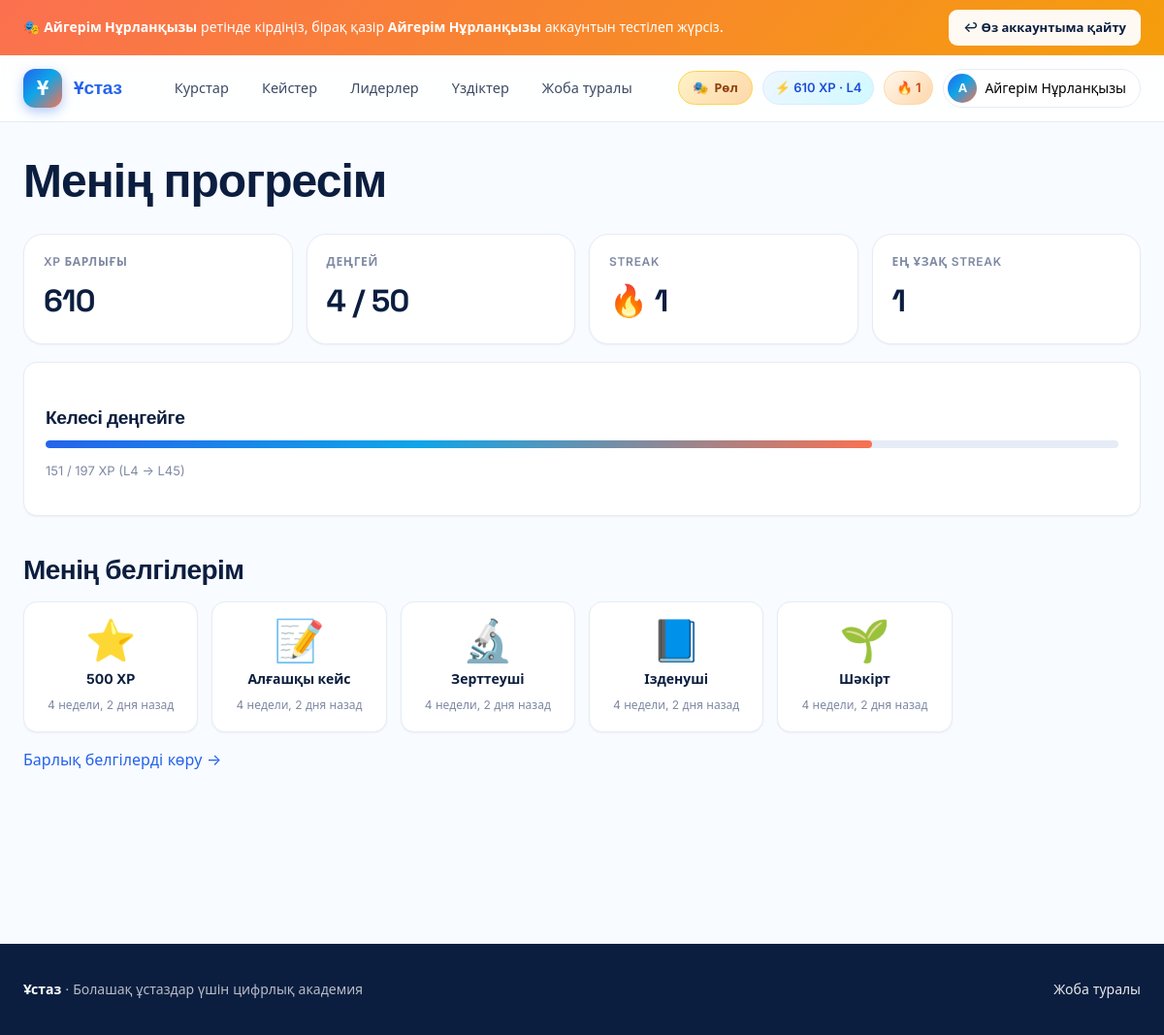
/g/me/ (signed in), run on the app's committed database.
### accounts/models.py (models this page shows, shortened)
class User(AbstractUser):
    class Role(models.TextChoices):
        STUDENT = "student", "Студент"
        METHODIST = "methodist", "Методист"
        ADMIN = "admin", "Әкімші"
    email = models.EmailField(blank=True)
    role = models.CharField(max_length=16, choices=Role.choices, default=Role.STUDENT)
    avatar = models.ImageField(upload_to="avatars/", blank=True, null=True)
    bio = models.TextField(blank=True)
    university = models.ForeignKey(
        University, on_delete=models.SET_NULL, null=True, blank=True, related_name="students"
    )
    region = models.ForeignKey(
        Region, on_delete=models.SET_NULL, null=True, blank=True, related_name="users"
    )
    specialty = models.ForeignKey(
        Specialty, on_delete=models.SET_NULL, null=True, blank=True, related_name="users"
    )
    year_of_study = models.PositiveSmallIntegerField(null=True, blank=True)
    locale = models.CharField(max_length=8, default="kk")
    is_profile_public = models.BooleanField(default=True)
    last_seen = models.DateTimeField(null=True, blank=True)
    REQUIRED_FIELDS = []
    @property
    def display_name(self):
        return self.get_full_name() or self.username

### gamification/models.py (models this page shows, shortened)
class Profile(models.Model):
    user = models.OneToOneField(
        settings.AUTH_USER_MODEL, on_delete=models.CASCADE, related_name="gprofile"
    )
    xp = models.PositiveIntegerField(default=0)
    level = models.PositiveSmallIntegerField(default=1)
    weekly_xp = models.PositiveIntegerField(default=0)
    monthly_xp = models.PositiveIntegerField(default=0)
    last_week_reset = models.DateField(null=True, blank=True)
    last_month_reset = models.DateField(null=True, blank=True)
    @staticmethod
    def xp_for_level(level: int) -> int:
        return int(50 * (level ** 1.6))
    def xp_into_level(self):
        cur = self.xp_for_level(self.level)
        nxt = self.xp_for_level(self.level + 1)
        return self.xp - cur, nxt - cur

class Streak(models.Model):
    user = models.OneToOneField(
        settings.AUTH_USER_MODEL, on_delete=models.CASCADE, related_name="streak"
    )
    current = models.PositiveIntegerField(default=0)
    longest = models.PositiveIntegerField(default=0)
    last_activity_date = models.DateField(null=True, blank=True)
    freezes_available = models.PositiveSmallIntegerField(default=2)
    freezes_used_month = models.PositiveSmallIntegerField(default=0)
    month_marker = models.DateField(null=True, blank=True)

class UserBadge(models.Model):
    user = models.ForeignKey(
        settings.AUTH_USER_MODEL, on_delete=models.CASCADE, related_name="badges"
    )
    badge = models.ForeignKey(Badge, on_delete=models.CASCADE, related_name="holders")
    awarded_at = models.DateTimeField(auto_now_add=True)
    class Meta:
        unique_together = [("user", "badge")]
        ordering = ["-awarded_at"]

class Badge(models.Model):
    code = models.SlugField(max_length=64, unique=True)
    name = models.CharField(max_length=120)
    description = models.TextField(blank=True)
    icon = models.CharField(max_length=8, default="🏅", help_text="Emoji")
    tier = models.PositiveSmallIntegerField(default=1, help_text="1=bronze, 2=silver, 3=gold, 4=platinum")
    threshold = models.PositiveIntegerField(default=1, help_text="Шарт мәні (XP, дней, кейстер ж.т.б.)")
    rule = models.CharField(
        max_length=32,
        default="lessons_completed",
        help_text="lessons_completed|xp_total|streak_days|cases_graded|quizzes_passed|courses_finished",
    )
    class Meta:
        ordering = ["tier", "name"]

### gamification/views.py (the view)
# urls.py: path("me/", views.my_progress, name="me"),
@login_required
def my_progress(request):
    profile = ensure_profile(request.user)
    streak = ensure_streak(request.user)
    badges = UserBadge.objects.filter(user=request.user).select_related("badge")
    into, total_for_level = profile.xp_into_level()
    return render(
        request, "gamification/me.html",
        {
            "profile": profile, "streak": streak, "badges": badges,
            "into_level": into, "total_for_level": total_for_level,
            "pct_to_next": int(round(into * 100 / total_for_level)) if total_for_level else 0,
        },
    )

### gamification/services.py (called while the page is built)
@transaction.atomic
def ensure_profile(user) -> Profile:
    profile, _ = Profile.objects.get_or_create(user=user)
    return profile

@transaction.atomic
def ensure_streak(user) -> Streak:
    streak, _ = Streak.objects.get_or_create(user=user)
    return streak

### templates/gamification/me.html (shortened to what this page needs)
{% extends "base.html" %}
{% load humanize %}
{% block content %}
<div class="container">
  <h1>Менің прогресім</h1>
  <div class="stat-grid">
    <div class="stat"><div class="label">XP барлығы</div><div class="value">{{ profile.xp|intcomma }}</div></div>
    <div class="stat"><div class="label">Деңгей</div><div class="value">{{ profile.level }} / 50</div></div>
    <div class="stat"><div class="label">Streak</div><div class="value">🔥 {{ streak.current }}</div></div>
    <div class="stat"><div class="label">Ең ұзақ streak</div><div class="value">{{ streak.longest }}</div></div>
  </div>
  <div class="card">
    <h3>Келесі деңгейге</h3>
    <div class="progress" style="margin:8px 0;"><div style="width: {{ pct_to_next }}%"></div></div>
    <p class="small muted">{{ into_level }} / {{ total_for_level }} XP (L{{ profile.level }} → L{% widthratio profile.level 1 1 %}{{ profile.level|add:1 }})</p>
  </div>
  <h2>Менің белгілерім</h2>
  <div class="badge-grid">
    {% for ub in badges %}
      <div class="badge-card">
        <div class="badge-icon">{{ ub.badge.icon }}</div>
        <div><strong>{{ ub.badge.name }}</strong></div>
        <div class="small muted">{{ ub.awarded_at|naturaltime }}</div>
      </div>
    {% empty %}
      <p class="muted">Әлі белгі жоқ. Сабақтарды аяқтауды бастаңыз!</p>
    {% endfor %}
  </div>
  <p><a href="{% url 'gamification:badges' %}">Барлық белгілерді көру →</a></p>
</div>
{% endblock %}

### templates/base.html (shortened to what this page needs)
{% load static humanize %}<!DOCTYPE html>
<html lang="kk">
<head>
<link rel="stylesheet" href="{% static 'css/app.css' %}">
</head>
<body class="bg-cream">
{% if IMPERSONATING %}
<div class="impersonate-bar">
  <div class="container impersonate-inner">
    <span>
      🎭 <strong>{{ IMPERSONATOR.display_name }}</strong> ретінде кірдіңіз,
      бірақ қазір <strong>{{ user.display_name }}</strong> аккаунтын тестілеп жүрсіз.
    </span>
    <a class="btn btn-sm btn-ghost" href="{% url 'accounts:exit_become' %}">↩ Өз аккаунтыма қайту</a>
  </div>
</div>
{% endif %}
<header class="topbar" x-data="{mobileOpen: false}">
  <div class="container topbar-inner">
    <a href="{% url 'core:landing' %}" class="brand">
      <span class="brand-mark">Ұ</span>
      <span class="brand-name">{{ PLATFORM_NAME }}</span>
    </a>
    <nav class="nav" :class="{'is-open': mobileOpen}" @click="mobileOpen = false">
      <a href="{% url 'courses:catalog' %}">Курстар</a>
      <a href="{% url 'assessments:cases' %}">Кейстер</a>
      <a href="{% url 'gamification:leaderboard' %}">Лидерлер</a>
      <a href="{% url 'social:best_solutions' %}">Үздіктер</a>
      <a href="{% url 'core:about' %}">Жоба туралы</a>
    </nav>
    <div class="nav-right">
      {% if ROLE_SWITCHER_USERS %}
        <div class="usermenu" x-data="{open:false}">
          <button class="role-switcher-btn" @click="open=!open" title="Тестілеу үшін рөл ауыстыру">
            🎭 <span class="role-switcher-label">Рөл</span>
          </button>
        </div>
      {% endif %}
      {% if user.is_authenticated %}
        {% if user.gprofile %}<span class="xp-pill">⚡ {{ user.gprofile.xp|intcomma }} XP · L{{ user.gprofile.level }}</span>{% endif %}
        {% if user.streak %}<span class="streak-pill">🔥 {{ user.streak.current }}</span>{% endif %}
        <div class="usermenu" x-data="{open:false}">
          <button class="usermenu-btn" @click="open=!open">
            {% if user.avatar %}<img src="{{ user.avatar.url }}" alt="">{% else %}<span class="avatar-fallback">{{ user.display_name|slice:":1"|upper }}</span>{% endif %}
            <span>{{ user.display_name }}</span>
          </button>
        </div>
      {% else %}
        <a class="btn btn-ghost" href="{% url 'accounts:login' %}">Кіру</a>
        <a class="btn btn-primary" href="{% url 'accounts:signup' %}">Тіркелу</a>
      {% endif %}
    </div>
  </div>
</header>
<main class="main">
  {% block content %}{% endblock %}
</main>
<footer class="footer">
  <div class="container footer-inner">
    <div>
      <strong>{{ PLATFORM_NAME }}</strong> · {{ PLATFORM_TAGLINE }}
    </div>
    <div>
      <a href="{% url 'core:about' %}">Жоба туралы</a>
    </div>
  </div>
</footer>
</body>
</html>

### data on the page
User: display_name "Айгерім Нұрланқызы", gprofile.xp "610", gprofile.level "4", streak.current "1", display_name "А"
Profile: xp "610", level "4", level|add "5"
Streak: current "1", longest "1"
UserBadge: badge.icon "⭐", badge.name "500 XP", awarded_at "4 недели, 2 дня назад"
UserBadge: badge.icon "📝", badge.name "Алғашқы кейс", awarded_at "4 недели, 2 дня назад"
UserBadge: badge.icon "🔬", badge.name "Зерттеуші", awarded_at "4 недели, 2 дня назад"
UserBadge: badge.icon "📘", badge.name "Ізденуші", awarded_at "4 недели, 2 дня назад"
UserBadge: badge.icon "🌱", badge.name "Шәкірт", awarded_at "4 недели, 2 дня назад"

### other printed values
{{ PLATFORM_NAME }} "Ұстаз"
{{ into_level }} "151"
{{ total_for_level }} "197"
{{ PLATFORM_TAGLINE }} "Болашақ ұстаздар үшін цифрлық академия"
